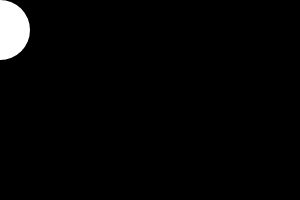
Frame 1 (no input)
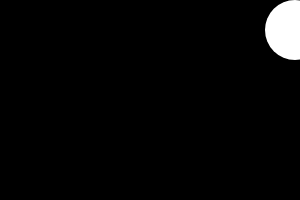
Frame 60 (no input)
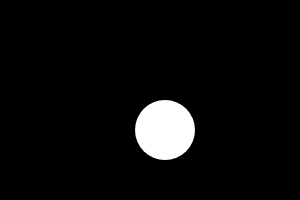
Frame 120 (the mouse pressed at the canvas centre since frame 60)

The p5.js sketch that drew these frames (run headless with seeded random() and noise() and a simulated clock; from frame 60 on, the mouse is pressed at the canvas centre):

// p5.js sketch
// ── sketch.js
let circleX = 0;
let circleY = 30;
let circleXspeed = 5;
let circleYspeed = 30;

function setup() {
  createCanvas(300, 200).mousePressed(function() {
    circleX = mouseX;
    circleY = mouseY;
  });
  createSpan('click on canvas to move circle');
}

function draw() {
  background(0);
  noStroke();
  fill(255);
  circle(circleX, circleY, 60);
  circleX = circleX + circleXspeed;
  if (circleX > width || circleX < 0) {
    circleXspeed = - circleXspeed;
    circleY = circleY + circleYspeed;
    if (circleY > height || circleY <= 0) {
      circleYspeed = -circleYspeed;
    }
  }
}

// https://editor.p5js.org/jht1493/sketches/qcPdvN6nR
// 3.2 variable circleXspeed scan 

// https://editor.p5js.org/jht1493/sketches/PLfo2BKRm
// 3.2 variable circleXspeed OR

// https://editor.p5js.org/jht1493/sketches/TAV5p1sMW
// 3.2 variable circleXspeed

// https://editor.p5js.org/jht1493/sketches/NO5mWO62W
// 3.1 variable circleX width if

// https://editor.p5js.org/jht1493/sketches/CwYDz_4N2
// 2.2.2 variable circleX width

// https://editor.p5js.org/jht1493/sketches/v9zsQFPqN
// 2.2 variable circleX

// Make Your Own (Make Your Own Variable)
// Code! Programming with p5.js
// The Coding Train / Daniel Shiffman
// https://thecodingtrain.com/beginners/p5js/2.2-make-your-own.html
// https://youtu.be/dRhXIIFp-ys

// Make Your Own Variable: https://editor.p5js.org/codingtrain/sketches/xPXNdPy17
// Growing Circle Exercise: https://editor.p5js.org/codingtrain/sketches/ehbMJ-otC
